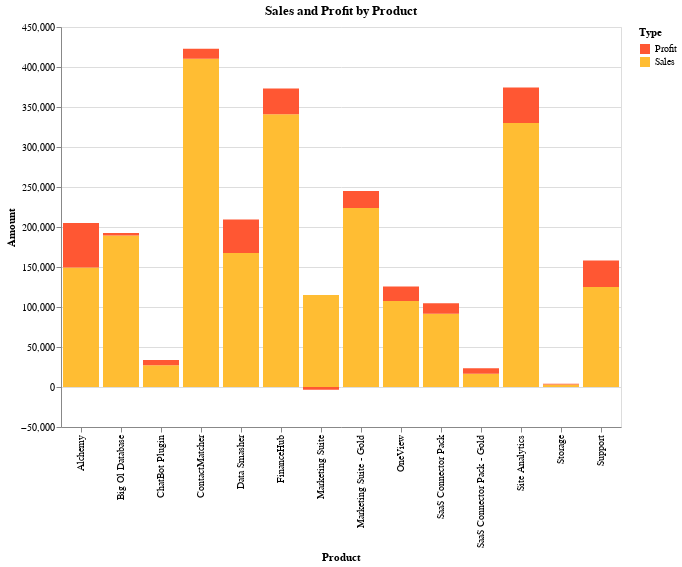

Notebook code for this chart:
### Code cell
chart = alt.Chart(combined_data).mark_bar().encode(
    x=alt.X('Product:N', title='Product'),
    y=alt.Y('Amount:Q', title='Amount'),
    color=alt.Color('Type:N', legend=alt.Legend(title="Type"), scale=alt.Scale(range=['#FF5733', '#FFBD33'])),
    tooltip=['Product:N', 'Amount:Q']
).properties(
    title='Sales and Profit by Product',
    width=alt.Step(40),
    height=400
)

chart

### Figure 1 — Vega specification as saved in the notebook (floating-point values rounded to 4 significant figures)
{"$schema": "https://vega.github.io/schema/vega/v5.json", "data": [{"name": "source_0", "values": [{"Amount": 149500.0, "Amount_end": 149500.0, "Amount_start": 0.0, "Product": "Alchemy", "Type": "Sales"}, {"Amount": 189200.0, "Amount_end": 189200.0, "Amount_start": 0.0, "Product": "Big Ol Database", "Type": "Sales"}, {"Amount": 27120.0, "Amount_end": 27120.0, "Amount_start": 0.0, "Product": "ChatBot Plugin", "Type": "Sales"}, {"Amount": 410400.0, "Amount_end": 410400.0, "Amount_start": 0.0, "Product": "ContactMatcher", "Type": "Sales"}, {"Amount": 167400.0, "Amount_end": 167400.0, "Amount_start": 0.0, "Product": "Data Smasher", "Type": "Sales"}, {"Amount": 340900.0, "Amount_end": 340900.0, "Amount_start": 0.0, "Product": "FinanceHub", "Type": "Sales"}, {"Amount": 114900.0, "Amount_end": 114900.0, "Amount_start": 0.0, "Product": "Marketing Suite", "Type": "Sales"}, {"Amount": 223800.0, "Amount_end": 223800.0, "Amount_start": 0.0, "Product": "Marketing Suite - Gold", "Type": "Sales"}, {"Amount": 107500.0, "Amount_end": 107500.0, "Amount_start": 0.0, "Product": "OneView", "Type": "Sales"}, {"Amount": 91710.0, "Amount_end": 91710.0, "Amount_start": 0.0, "Product": "SaaS Connector Pack", "Type": "Sales"}, {"Amount": 16480.0, "Amount_end": 16480.0, "Amount_start": 0.0, "Product": "SaaS Connector Pack - Gold", "Type": "Sales"}, {"Amount": 330000.0, "Amount_end": 330000.0, "Amount_start": 0.0, "Product": "Site Analytics", "Type": "Sales"}, {"Amount": 3024.0, "Amount_end": 3024.0, "Amount_start": 0.0, "Product": "Storage", "Type": "Sales"}, {"Amount": 125200.0, "Amount_end": 125200.0, "Amount_start": 0.0, "Product": "Support", "Type": "Sales"}, {"Amount": 55620.0, "Amount_end": 205100.0, "Amount_start": 149500.0, "Product": "Alchemy", "Type": "Profit"}, {"Amount": 3385.0, "Amount_end": 192600.0, "Amount_start": 189200.0, "Product": "Big Ol Database", "Type": "Profit"}, {"Amount": 6528.0, "Amount_end": 33650.0, "Amount_start": 27120.0, "Product": "ChatBot Plugin", "Type": "Profit"}, {"Amount": 12500.0, "Amount_end": 422900.0, "Amount_start": 410400.0, "Product": "ContactMatcher", "Type": "Profit"}, {"Amount": 41940.0, "Amount_end": 209300.0, "Amount_start": 167400.0, "Product": "Data Smasher", "Type": "Profit"}, {"Amount": 32140.0, "Amount_end": 373100.0, "Amount_start": 340900.0, "Product": "FinanceHub", "Type": "Profit"}, {"Amount": -3473.0, "Amount_end": -3473.0, "Amount_start": 0.0, "Product": "Marketing Suite", "Type": "Profit"}, {"Amount": 21280.0, "Amount_end": 245100.0, "Amount_start": 223800.0, "Product": "Marketing Suite - Gold", "Type": "Profit"}, {"Amount": 18140.0, "Amount_end": 125700.0, "Amount_start": 107500.0, "Product": "OneView", "Type": "Profit"}, {"Amount": 13060.0, "Amount_end": 104800.0, "Amount_start": 91710.0, "Product": "SaaS Connector Pack", "Type": "Profit"}, {"Amount": 6964.0, "Amount_end": 23440.0, "Amount_start": 16480.0, "Product": "SaaS Connector Pack - Gold", "Type": "Profit"}, {"Amount": 44520.0, "Amount_end": 374500.0, "Amount_start": 330000.0, "Product": "Site Analytics", "Type": "Profit"}, {"Amount": 949.5, "Amount_end": 3974.0, "Amount_start": 3024.0, "Product": "Storage", "Type": "Profit"}, {"Amount": 32860.0, "Amount_end": 158000.0, "Amount_start": 125200.0, "Product": "Support", "Type": "Profit"}]}, {"name": "source_0_x_domain_Product", "values": [{"Product": "Alchemy"}, {"Product": "Big Ol Database"}, {"Product": "ChatBot Plugin"}, {"Product": "ContactMatcher"}, {"Product": "Data Smasher"}, {"Product": "FinanceHub"}, {"Product": "Marketing Suite"}, {"Product": "Marketing Suite - Gold"}, {"Product": "OneView"}, {"Product": "SaaS Connector Pack"}, {"Product": "SaaS Connector Pack - Gold"}, {"Product": "Site Analytics"}, {"Product": "Storage"}, {"Product": "Support"}]}, {"name": "source_0_color_domain_Type", "values": [{"Type": "Sales"}, {"Type": "Profit"}]}], "signals": [{"name": "x_step", "value": 40}, {"name": "width", "update": "bandspace(domain('x').length, 0.1, 0.05) * x_step"}], "marks": [{"type": "rect", "name": "marks", "from": {"data": "source_0"}, "encode": {"update": {"width": {"signal": "max(0.25, bandwidth('x'))"}, "y": {"field": "Amount_end", "scale": "y"}, "fill": {"field": "Type", "scale": "color"}, "tooltip": {"signal": "{\"Product\": isValid(datum[\"Product\"]) ? datum[\"Product\"] : \"\"+datum[\"Product\"], \"Amount\": format(datum[\"Amount\"], \"\")}"}, "y2": {"field": "Amount_start", "scale": "y"}, "ariaRoleDescription": {"value": "bar"}, "description": {"signal": "\"Product: \" + (isValid(datum[\"Product\"]) ? datum[\"Product\"] : \"\"+datum[\"Product\"]) + \"; Amount: \" + (format(datum[\"Amount\"], \"\")) + \"; Type: \" + (isValid(datum[\"Type\"]) ? datum[\"Type\"] : \"\"+datum[\"Type\"])"}, "x": {"field": "Product", "scale": "x"}}}, "style": ["bar"]}], "scales": [{"name": "x", "type": "band", "domain": {"data": "source_0_x_domain_Product", "field": "Product", "sort": true}, "range": {"step": {"signal": "x_step"}}, "paddingInner": 0.1, "paddingOuter": 0.05}, {"name": "y", "type": "linear", "domain": {"data": "source_0", "fields": ["Amount_start", "Amount_end"]}, "range": [{"signal": "height"}, 0], "nice": true, "zero": true}, {"name": "color", "type": "ordinal", "domain": {"data": "source_0_color_domain_Type", "field": "Type", "sort": true}, "range": ["#FF5733", "#FFBD33"]}], "axes": [{"scale": "y", "grid": true, "labels": false, "gridScale": "x", "domain": false, "ticks": false, "zindex": 0, "maxExtent": 0, "aria": false, "tickCount": {"signal": "ceil(height/40)"}, "minExtent": 0, "orient": "left"}, {"scale": "x", "orient": "bottom", "labelAngle": 270, "zindex": 0, "grid": false, "labelAlign": "right", "title": "Product", "labelBaseline": "middle"}, {"scale": "y", "grid": false, "tickCount": {"signal": "ceil(height/40)"}, "zindex": 0, "orient": "left", "title": "Amount", "labelOverlap": true}], "title": {"text": "Sales and Profit by Product", "frame": "group"}, "background": "white", "padding": 5, "style": "cell", "legends": [{"title": "Type", "fill": "color", "symbolType": "square"}], "height": 400}
